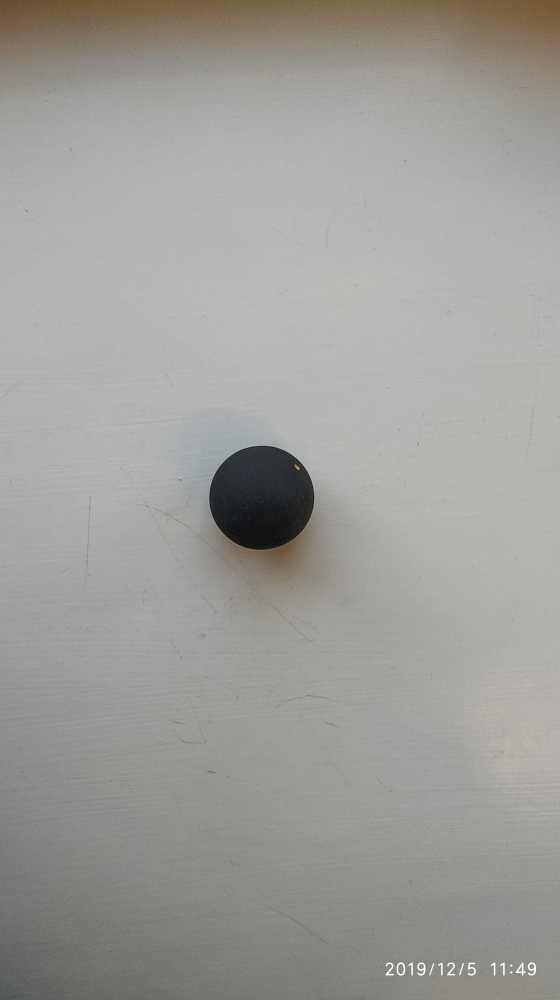
%> input picture images/black_ball_white_back1.jpg, 1120 x 2000 px (shown at 1/2 size)
$ octave colorhistogram.m   (GNU Octave 9; MATLAB toolbox functions it lacks are replaced by stand-ins)
%> lines starting %> are read from the running program, lines starting %| are printed output that depends on the picture
 %Split into RGB Channels
    image1=imread("black_ball_white_back1.jpg");
%> image1 is the input picture: size 2000x1120x3 uint8; mean R, G, B 158.5, 157.5, 153.2
    scale_factor=1/4;

    image= imresize(image1, scale_factor);
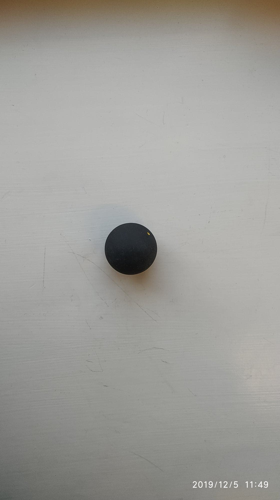
%> image: size 500x280x3 uint8; mean R, G, B 158.5, 157.5, 153.2
    Red = image(:,:,1);
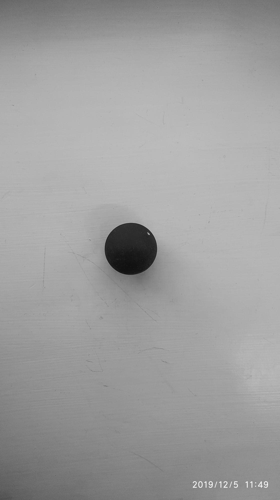
%> Red: size 500x280 uint8; min 16, max 240, mean 158.5
    Green = image(:,:,2);
    Blue = image(:,:,3);
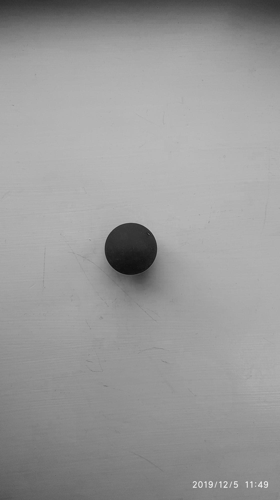
%> Blue: size 500x280 uint8; min 13, max 237, mean 153.2

    Red(Red>100)=0;
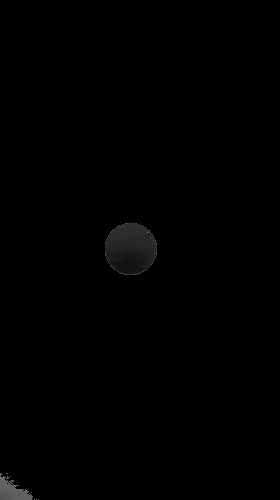
%> Red: size 500x280 uint8; min 0, max 100, mean 0.9
    Green(Green>100)=0;
     Blue(Blue>100)=0;
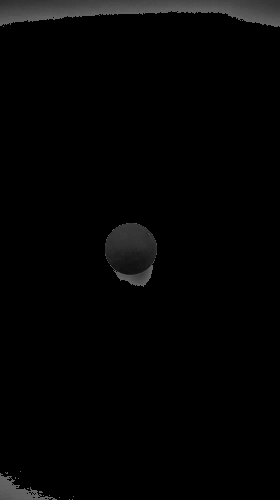
%> Blue: size 500x280 uint8; min 0, max 100, mean 4

    Newimage(:,:,1)=Red;
    Newimage(:,:,2)=Green;
    Newimage(:,:,3)=Blue;
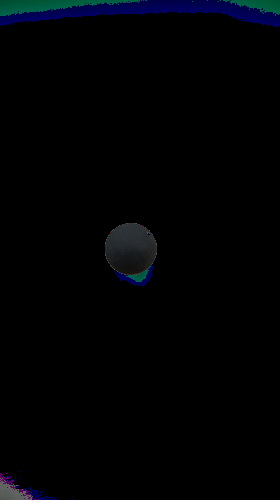
%> Newimage: size 500x280x3 uint8; mean R, G, B 0.9, 2, 4

    figure()
    imshow(Newimage)

   figure()
   subplot(1,2,1)
   imshow(image1)
   subplot(1,2,2)
   imshow(image)


    %Get histValues for each channel

    [yRed, x] = imhist(Red);
%> yRed = 256 values, max 137357 at index 1, min 0 at index 2, mean 546.9; x = 256 values from 0 to 255
    [yGreen, x] = imhist(Green);
%> yGreen = 256 values, max 135795 at index 1, min 0 at index 2, mean 546.9
    [yBlue, x] = imhist(Blue);
%> yBlue = 256 values, max 132037 at index 1, min 0 at index 2, mean 546.9


    %Plot them together in one plot
    figure()
    plot(x, yRed, 'Red', x, yGreen, 'Green', x, yBlue, 'Blue');
%> (this line was passed over: plot is not available in this run)
